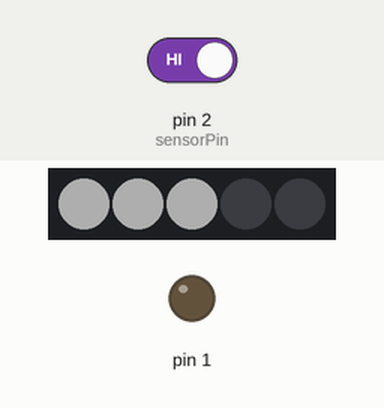
Recording of a sketch running on a simulated Arduino Uno, built with avr-gcc and run on an emulated ATmega328P. Shown: 5 RGB LEDs in strip order, left to right, output pins drawn as LEDs (lit = HIGH). The inputs (shaded band) are chosen by the test bench; at power-on: pin 2 (sensorPin) HIGH. Dim RGB values are drawn brighter than linear.

Above: at 1.27 s.
1.3 s: pin 2 (sensorPin) driven LOW
At 1.37 s:
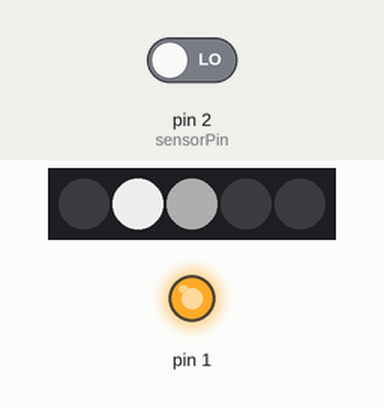
2.9 s: pin 2 (sensorPin) driven HIGH
At 3.14 s:
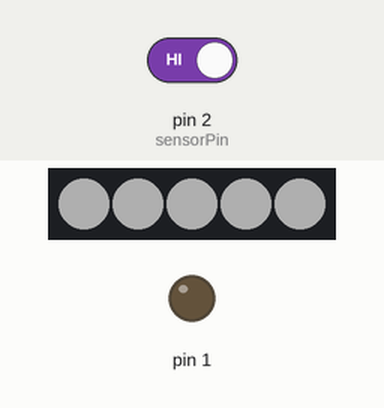
4.7 s: pin 2 (sensorPin) driven LOW
At 4.71 s:
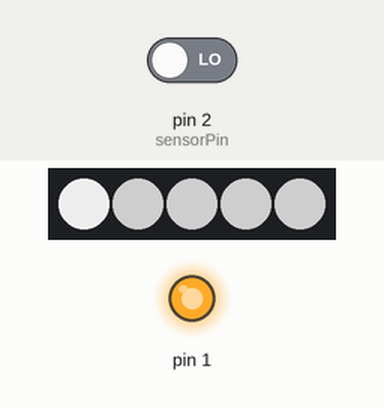
Timing chart, 0 to 13.3 s (numbered marks = the images above; inputs shaded):
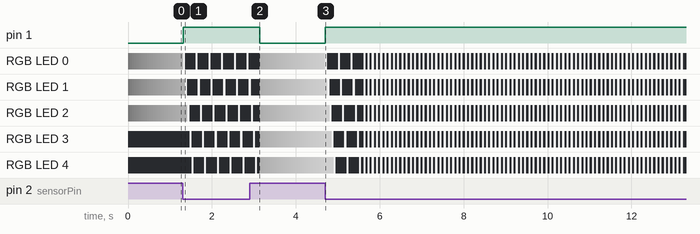

Measured:
- after the input at 1.3 s, pin 1: LOW → HIGH at once
- after the input at 2.9 s, pin 1: HIGH → LOW after 0.24 s
- after the input at 4.7 s, pin 1: LOW → HIGH at once

The sketch:

trouwkostuum.ino
```cpp
#include <Adafruit_NeoPixel.h>

const uint8_t rgbPin = 0;
const uint8_t totalLeds = 5;
const uint16_t brightness = 200;

Adafruit_NeoPixel strip = Adafruit_NeoPixel(totalLeds, 0, NEO_GRB + NEO_KHZ800);

uint16_t energy = 3200;
const uint16_t maxEnergy = 5000;
const uint16_t energyIncrease = 200;
const uint16_t energyDecrease = 5;

uint8_t ledCount = 3;
boolean fadeDirection = true;
uint8_t color = 0;

const uint8_t sensorPin = 2;
uint8_t sensorInput = 0;

unsigned long lastMillis = 0;

void setup() {
  strip.begin();
  strip.show();

  pinMode(sensorPin, INPUT);
  pinMode(1, OUTPUT);

  ledCount = totalLeds;
}

void loop() {
  // energy verliezen

  if (millis() - lastMillis > 1000) {
    useEnergy();
    lastMillis = millis();
  }
  // lezen of er nergy gewonnen mag worden
  sensorInput = digitalRead(sensorPin);

  // als er energie gewonnen mag worden, doe dat dan, anders toon standbymodus
  if (sensorInput == 0) {
    digitalWrite(1, HIGH);
    loadingSequence(strip.Color(brightness, brightness, brightness));
  } else {
    digitalWrite(1, LOW);
    standbymodus();
  }

  // geef de neopixels een kans om te ademen
  delay(50);
}

void useEnergy() {
  if (energy > 0) {
    energy = energy - energyDecrease;
  }
}

void standbymodus() {
  ledCount = ((float)energy / (float)maxEnergy) * (float)(totalLeds + 1);

  if (fadeDirection == true) {
    color = color + 2;
    if (color >= brightness) {
      fadeDirection = false;
    }
  } else {
    color = color - 2;
    if (color <= 30) {
      fadeDirection = true;
    }
  }

  for (int i = 0; i < ledCount; i++) {
    strip.setPixelColor(i, strip.Color(color, color, color));
  }
  for (int j = ledCount; j < totalLeds; j++) {
    strip.setPixelColor(j, strip.Color(0, 0, 0));
  }
  strip.show();

}

void loadingSequence(uint32_t color) {
  energy = energy + energyIncrease;

  if (energy >= maxEnergy) {
    energy = maxEnergy;
    flashAllPixels(color);
  } else {
    for (int i = 0; i < totalLeds; i++) {
      flashPixel(i, color);
    }
  }
}

void flashPixel(uint16_t i, uint32_t color) {
  strip.setPixelColor(i, color);
  strip.show();
  delay(50);
  strip.setPixelColor(i, strip.Color(0, 0, 0));
  strip.show();
}

void flashAllPixels(uint32_t color) {
  for (int i = 0; i < totalLeds; i++) {
    strip.setPixelColor(i, color);
  }
  strip.show();
  delay(50);
  for (int i = 0; i < totalLeds; i++) {
    strip.setPixelColor(i, strip.Color(0, 0, 0));
  }
  strip.show();
}
```
